Frame 1 (no input): blank canvas, image omitted
Frame 60 (the mouse pressed at the canvas centre just before this capture): blank canvas, image omitted
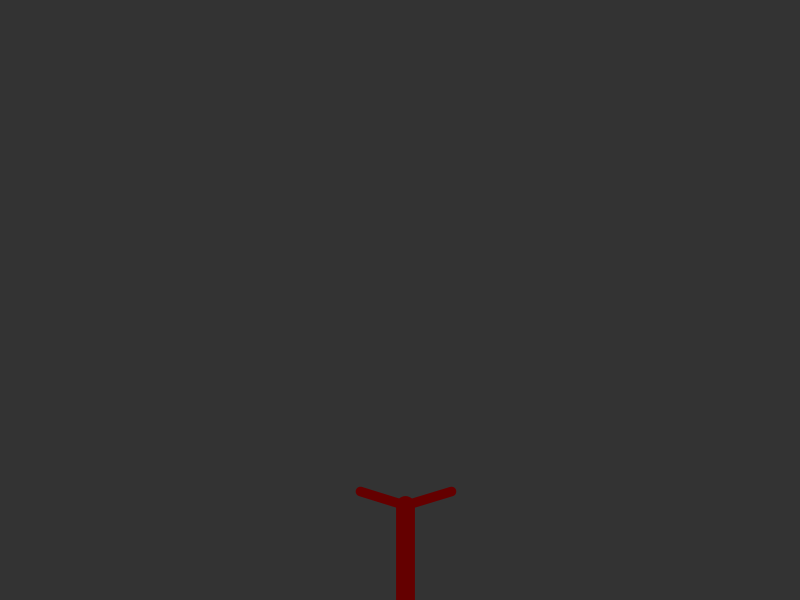
Frame 120 (the mouse held since frame 60 and released just before this capture)

The Processing sketch whose frames 1 and 60 were blank and that drew this single picture after the mouse press (run headless with seeded random() and noise(); from frame 60 on, the mouse is pressed at the canvas centre):

// Processing sketch: FractalTreesOOP
// ── FractalTreesOOP.pde
int hue = 0;

ArrayList<Branch> tree = new ArrayList<Branch>();

void setup(){
  size(800, 600);
  colorMode(HSB);
}

//On mouse press add a new tree
void mousePressed(){
  float x = random(-20, 20) + mouseX;
  float h = random(50, 220);
  float a = random(PI / 8, PI / 2.5);
  PVector start = new PVector(x, height);
  PVector end = new PVector(x, height - h);
  Branch root = new Branch(start, end, a, color(hue, 255, 100));
  
  tree.add(root);
  
  hue+=25;
  if(hue > 255) hue = 0;
}

void draw(){
  background(51);
  stroke(255);
  
  for(Branch b : tree){
    b.show();
  }
}
// ── Branch.pde
class Branch{
  boolean RANDOMIZE_ANGLE = true;
  
  PVector start;
  PVector end;
  PVector dir;
  PVector tip;
  
  float cLength;//current
  float tLength;//target
  float angle;
  boolean growing = true;
  int c;//color
  
  ArrayList<Branch> branches;
  
  Branch(PVector start, PVector end, float angle, int c){
    this.start = start;
    this.end = end;
    this.c = c;
    this.angle = angle;
    this.dir = PVector.sub(end, start).normalize();
    tLength = abs(start.dist(end));
    branches = new ArrayList<Branch>();
  }
  
  void show(){
    //First it as thick as it is currently long
    strokeWeight(cLength * 0.2);
    stroke(c);
    tip = PVector.add(start, PVector.mult(dir, cLength));
    line(start.x, start.y, tip.x, tip.y);
    //Thne continue growing if we're still growing, or show children
    if(!growing) {
      for(Branch b : branches) b.show();
      return;
    }
    float diff = (tLength - cLength);
    if(diff < tLength * 0.01) {
      cLength = tLength;
      growing = false;
      //Now branch
      branch(angle);
    }else{
      cLength += diff * 0.1;
    }
  }
  
   void branch(float angle){
     if(RANDOMIZE_ANGLE){
      //slightly vary angle
      float variation = angle * random(0.15);
      angle += random(1) > 0.5 ? variation : -variation;
     }
    PVector target = PVector.sub(end, start);
    target.mult(random(0.6, 0.8));
    //Stop branching for too tiny of a branch
    if(target.mag() < 6) return;
    target.rotate(angle);
    Branch right = new Branch(end, PVector.add(end, target), angle, c);
    target.rotate(angle * -2);
    Branch left = new Branch(end, PVector.add(end, target), angle, c);
    
    branches.add(left);
    branches.add(right);
    
  }
}
